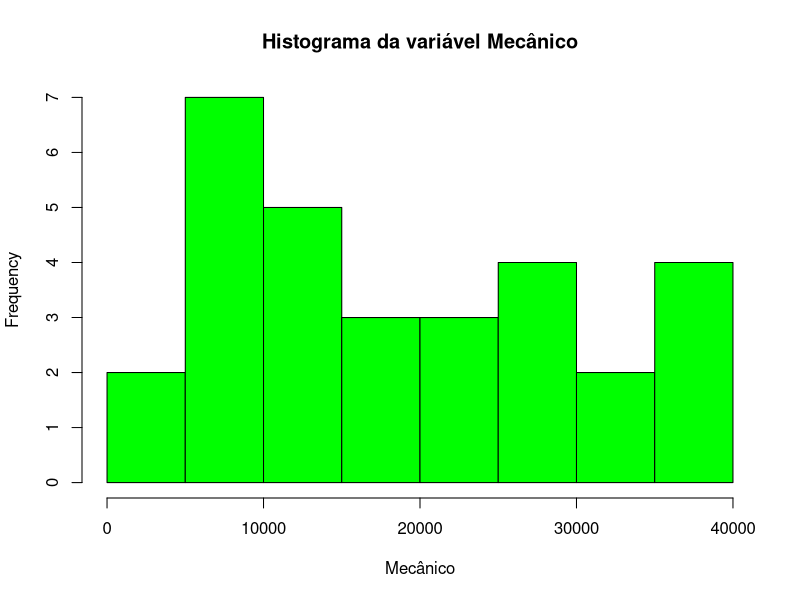
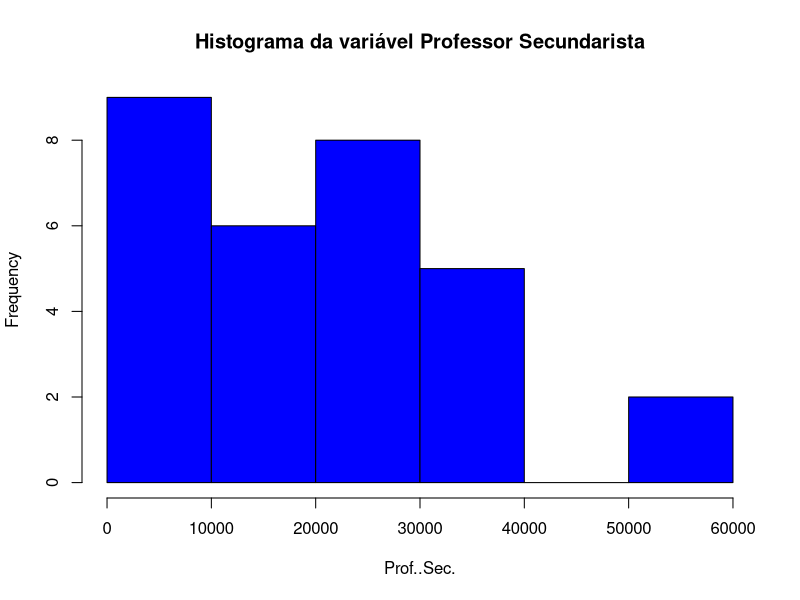
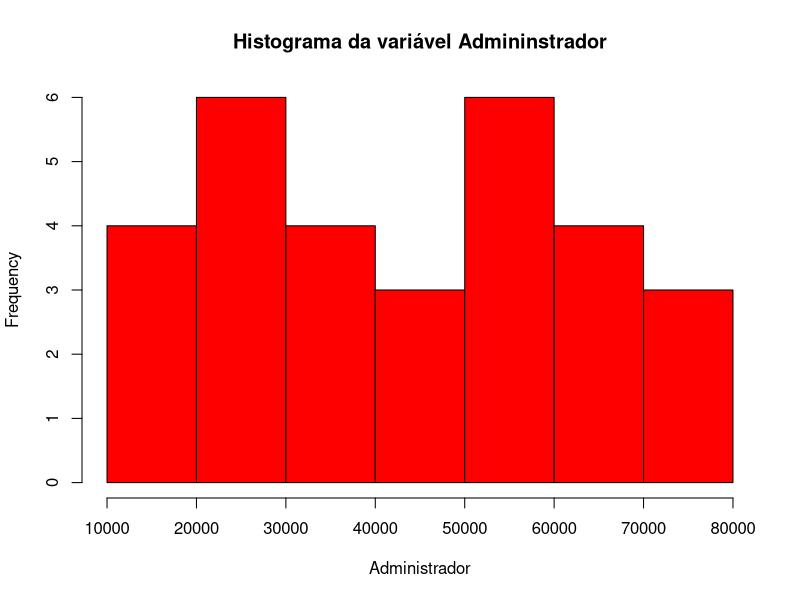
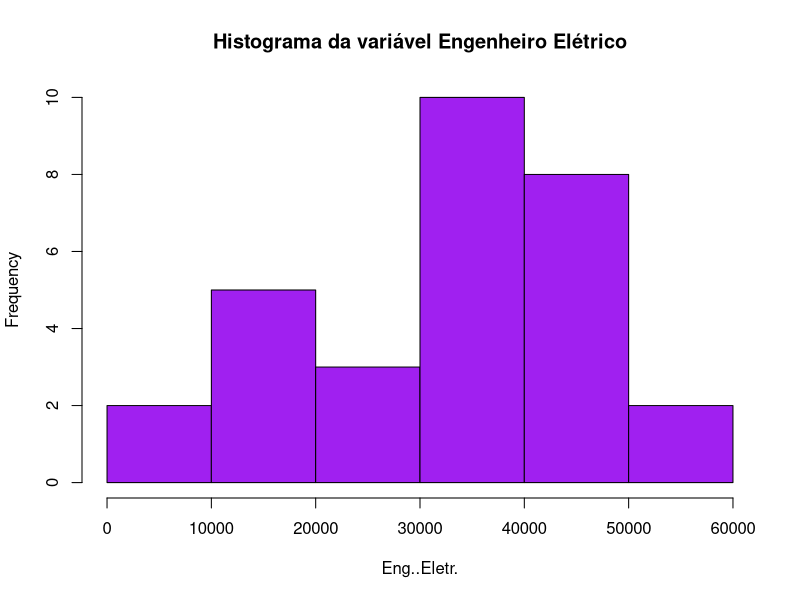
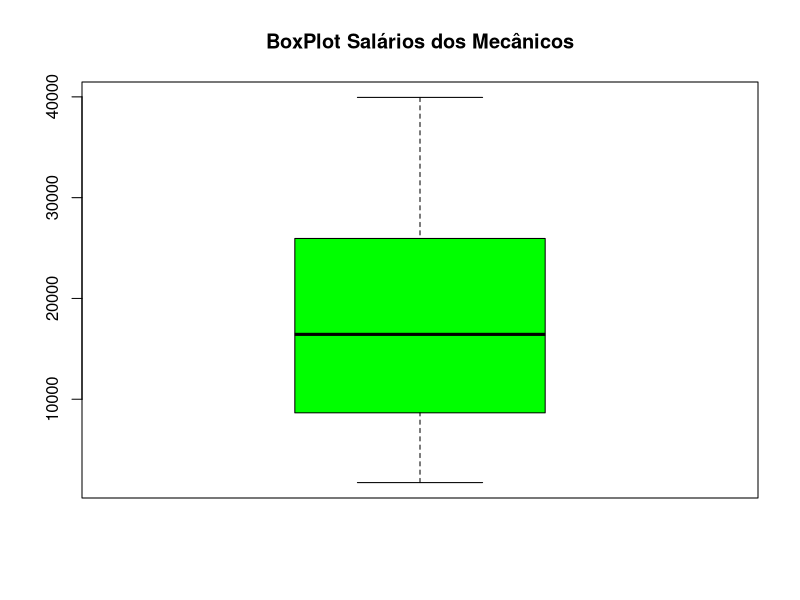
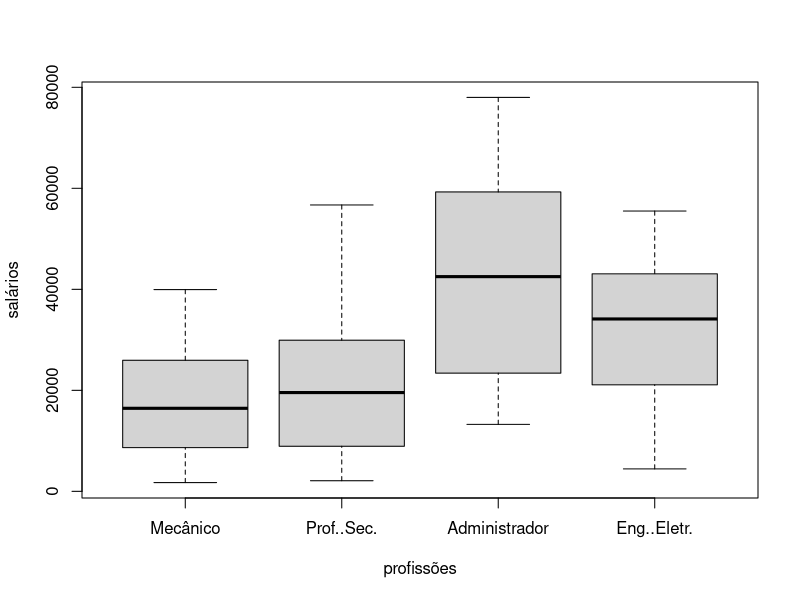

Reproduce these figures in R, in order.
dados <- read.csv("salarios.csv", header = TRUE, sep = ",")
attach(dados)
hist(Mecânico,col="green",main="Histograma da variável Mecânico")
hist(Prof..Sec.,col="blue",main="Histograma da variável Professor Secundarista")
hist(Administrador,col="red",main="Histograma da variável Admininstrador")
hist(Eng..Eletr.,col="purple",main="Histograma da variável Engenheiro Elétrico")

summary(Mecânico)
var(Mecânico)
sd(Mecânico)

summary(Prof..Sec.)
var(Prof..Sec.)
sd(Prof..Sec.)

summary(Administrador)
var(Administrador)
sd(Administrador)

summary(Eng..Eletr.)
var(Eng..Eletr.)
sd(Eng..Eletr.)

boxplot(Mecânico, col="green", main="BoxPlot Salários dos Mecânicos")
data=c("Mecânico", "Prof..Sec.", "Administrador", "Eng..Eletr.")
boxplot(Mecânico,Prof..Sec., Administrador, Eng..Eletr., ylab = "salários", xlab="profissões", names= data)
  